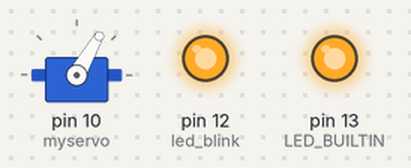
Bench run of a sketch on a simulated Arduino Uno, built with avr-gcc and run on an emulated ATmega328P. Shown: servo, output pins drawn as LEDs (lit = HIGH).

Above: at 0.05 s.
At 1.55 s:
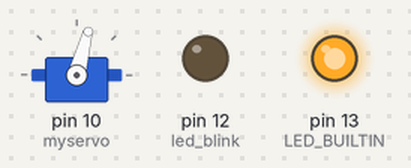
At 3.05 s:
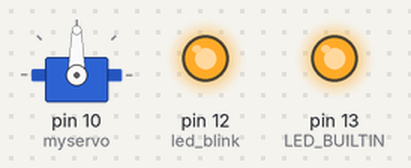
At 6.05 s:
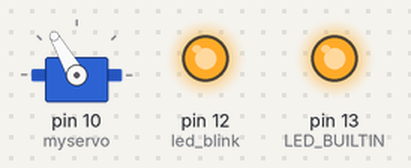
At 9.05 s:
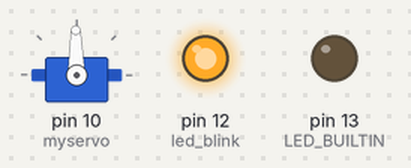
At 12.15 s:
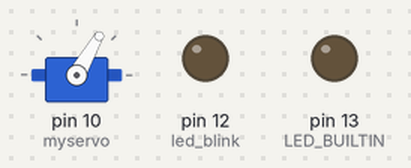
Timing chart, 0 to 15.9 s (numbered marks = the images above):
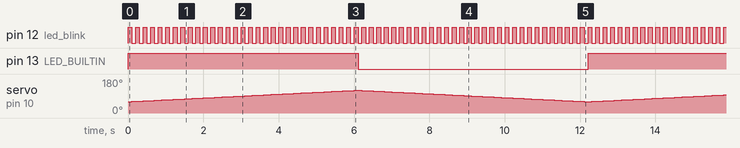

The sketch:

test_direct_pwm_and_led.ino
```cpp
#include <Servo.h>

Servo myservo;  // create servo object to control a servo
int pos = 0;    // variable to store the servo position

constexpr int led_blink = 12;

void setup() {
  pinMode(LED_BUILTIN, OUTPUT);
  pinMode(led_blink, OUTPUT);
  myservo.attach(10);  // attach the servo on pin to the servo object

}

void loop() {
  int start = 90-30; // degree start
  int end = 90+30;   // degree end
  digitalWrite(LED_BUILTIN, HIGH);

  for (pos = start; pos <= end; pos += 1) {
    myservo.write(pos);
    digitalWrite(led_blink, !digitalRead(led_blink));
    delay(100);
  }

  digitalWrite(LED_BUILTIN, LOW);

  for (pos = end; pos >= start; pos -= 1) {
    myservo.write(pos);
    digitalWrite(led_blink, !digitalRead(led_blink));
    delay(100);
  }
}
```

Measured:
- by itself, pin 12 (led_blink): alternates HIGH for 0.10 s and LOW for 0.10 s
- by itself, pin 13 (LED_BUILTIN): alternates HIGH for 6.1 s and LOW for 6.1 s
